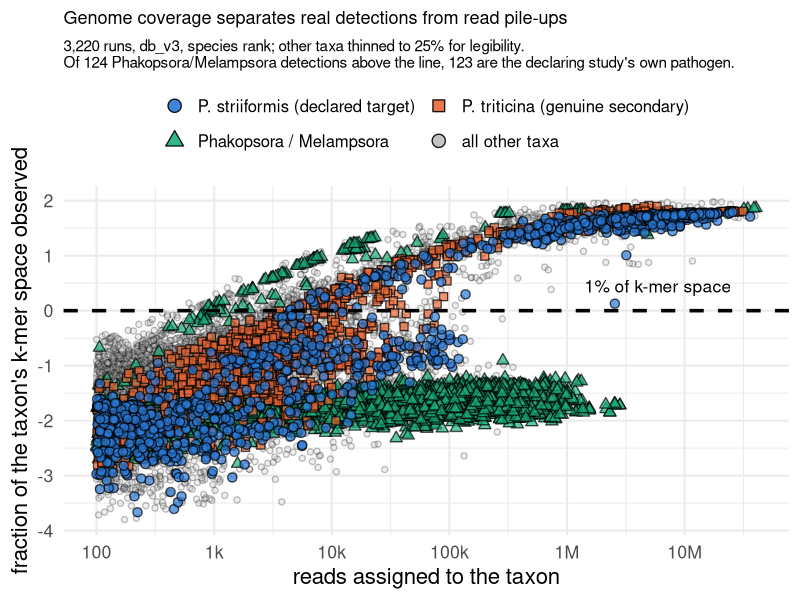
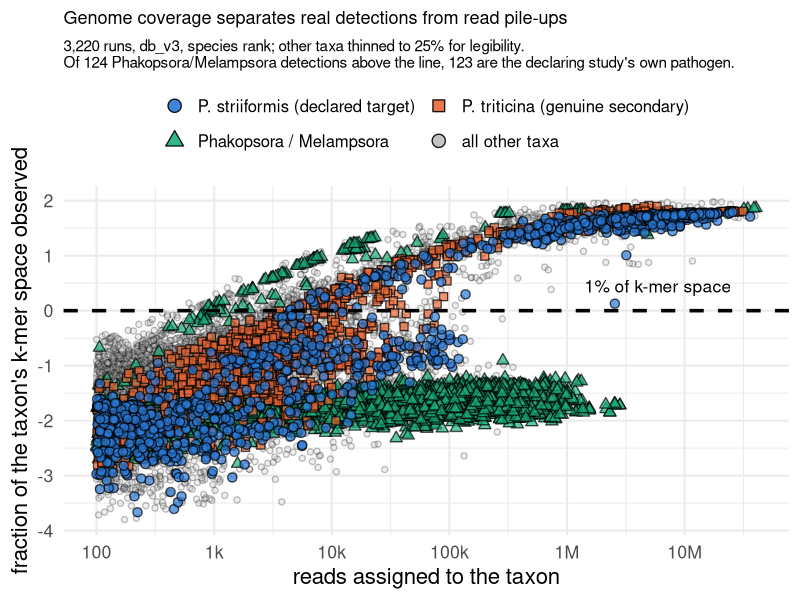

Reproduce these figures in R, in order.
# mechanism_scatter.R — why the k-mer criterion separates real detections from artefacts.
#
# One point per (run, taxon) detection passing a 100-read floor: reads on x, the
# fraction of that taxon's k-mer space observed on y, both log. The two axes disagree,
# and that disagreement is the whole argument. Phakopsora sits far right and far down,
# hundreds of thousands of reads landing on a sliver of its genome, while Puccinia
# triticina sits left and high on far fewer reads spread broadly. A vertical read
# threshold cannot separate them; a horizontal one can.
#
# Input : kraken/assign/figures/mechanism_scatter.tsv  (mech.py; the unhighlighted
#         cloud is thinned to 25% deliberately, it is background)
# Output: kraken/assign/figures/mechanism_scatter.{png,pdf}
#
# Self-contained mode. Italics via plotmath, not ggtext: see artefact_collapse.R.

library(ggplot2)

d <- read.delim("kraken/assign/figures/mechanism_scatter.tsv", sep = "\t", check.names = FALSE)

# percent, so the decades land on 10^-3..10^2 and label as powers rather than as
# strings of leading zeros
d$kmer_pct <- d$kmer_frac * 100
# bare exponents, not 10^x: the axis title carries the log10, so the ticks only
# need to say which decade
pow10 <- function(x) round(log10(x))

# NOT "artefact": of the 124 Phakopsora/Melampsora detections above the line, 123 are
# the declaring study's own pathogen. The taxon is not spurious, the low-coverage
# detections of it are, and the criterion tells them apart without seeing the metadata.
LAB <- c(target    = "P. striiformis (declared target)",
         secondary = "P. triticina (genuine secondary)",
         artefact  = "Phakopsora / Melampsora",
         other     = "all other taxa")
# Colourblind-safe categorical palette, validated (lightness band, chroma floor,
# CVD separation, normal-vision floor). NOT the Lenzo et al. 2026 field-data palette:
# those hues are specific to that manuscript's organisms and do not carry over.
PAL <- c(target    = "#2a78d6",
         secondary = "#eb6834",
         artefact  = "#1baf7a",
         other     = "grey75")
SHP <- c(target = 21, secondary = 22, artefact = 24, other = 21)

d$class <- factor(d$class, levels = c("target", "secondary", "artefact", "other"))
d <- d[order(d$class, decreasing = TRUE), ]      # draw the grey cloud underneath

p <- ggplot(d, aes(x = reads, y = kmer_pct)) +
  geom_point(aes(fill = class, shape = class, size = class, alpha = class),
             colour = "black", stroke = 0.7) +
  geom_hline(yintercept = 1, linetype = "dashed", linewidth = 1.2, colour = "black") +
  annotate("text", x = 2.5e7, y = 2.8, hjust = 1, size = 4.4,
           label = "1% of k-mer space") +
  scale_x_log10(breaks = c(1e2, 1e3, 1e4, 1e5, 1e6, 1e7),
                labels = c("100", "1k", "10k", "100k", "1M", "10M")) +
  # data runs to log10 = -4.74, so the ticks have to reach -5 or the axis is
  # labelled over only part of its range
  scale_y_log10(breaks = 10^(-5:2), labels = pow10) +
  scale_fill_manual(values = PAL, labels = LAB, name = NULL) +
  scale_shape_manual(values = SHP, labels = LAB, name = NULL) +
  scale_size_manual(values = c(target = 2.6, secondary = 2.6, artefact = 2.6, other = 1.6),
                    labels = LAB, name = NULL, guide = "none") +
  scale_alpha_manual(values = c(target = 0.7, secondary = 0.7, artefact = 0.7, other = 0.25),
                     labels = LAB, name = NULL, guide = "none") +
  guides(fill = guide_legend(nrow = 2, byrow = TRUE,
                             override.aes = list(size = 4, alpha = 0.9)),
         shape = guide_legend(nrow = 2, byrow = TRUE)) +
  labs(x = "reads assigned to the taxon", y = "fraction of the taxon's k-mer space observed",
       title = "Genome coverage separates real detections from read pile-ups",
       subtitle = paste0("3,220 runs, db_v3, species rank; other taxa thinned to 25% for legibility.\n",
                         "Of 124 Phakopsora/Melampsora detections above the line, 123 are the ",
                         "declaring study's own pathogen.")) +
  theme_minimal(base_size = 16) +
  theme(
    panel.background = element_rect(fill = "white", colour = NA),
    plot.background  = element_rect(fill = "white", colour = NA),
    legend.position  = "top",
    legend.text      = element_text(size = 12),
    plot.title       = element_text(size = 13),
    plot.subtitle    = element_text(size = 11))

ggsave("kraken/assign/figures/mechanism_scatter.png", p, width = 11, height = 7.5,
       dpi = 300, bg = "white", device = ragg::agg_png)
ggsave("kraken/assign/figures/mechanism_scatter.pdf", p, width = 11, height = 7.5,
       bg = "white", device = cairo_pdf)
cat("wrote kraken/assign/figures/mechanism_scatter.{png,pdf}\n")
